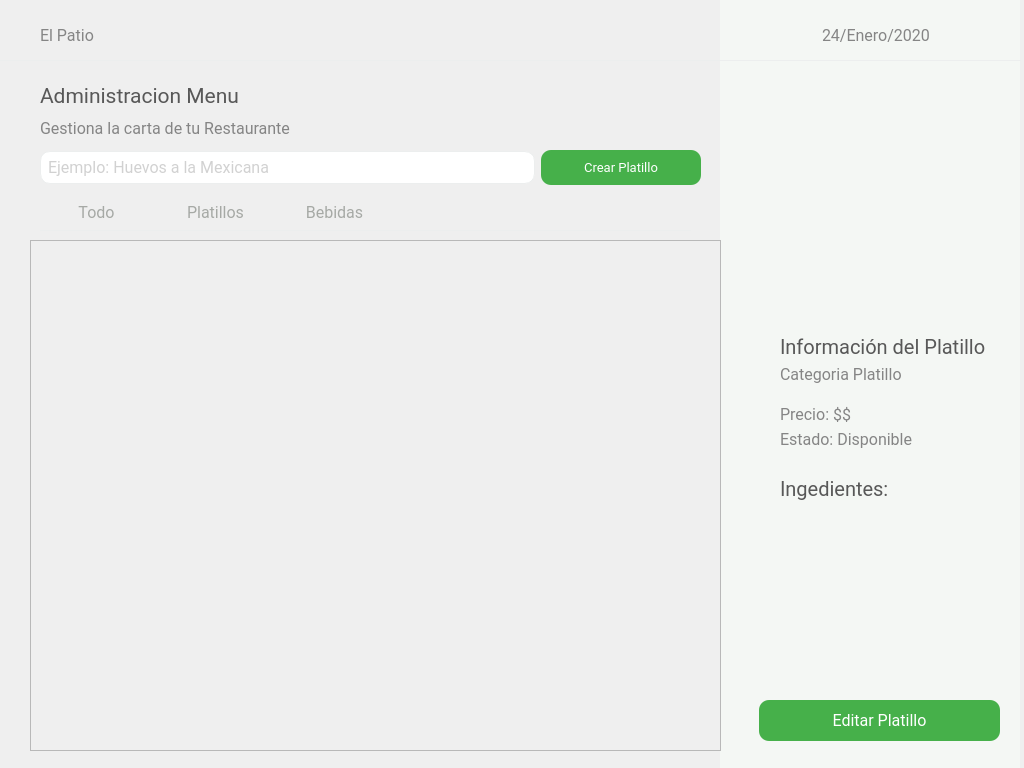
<?xml version="1.0" encoding="UTF-8"?>
<ui version="4.0">
 <class>administrador_crud_platillos</class>
 <widget class="QWidget" name="administrador_crud_platillos">
  <property name="geometry">
   <rect>
    <x>0</x>
    <y>0</y>
    <width>1024</width>
    <height>768</height>
   </rect>
  </property>
  <property name="windowTitle">
   <string>Form</string>
  </property>
  <widget class="QWidget" name="layoutWidget">
   <property name="geometry">
    <rect>
     <x>40</x>
     <y>200</y>
     <width>351</width>
     <height>26</height>
    </rect>
   </property>
   <layout class="QHBoxLayout" name="botonesMenu">
    <item>
     <widget class="QPushButton" name="btnTodo">
      <property name="font">
       <font>
        <family>Roboto</family>
        <pointsize>12</pointsize>
        <weight>50</weight>
        <bold>false</bold>
       </font>
      </property>
      <property name="cursor">
       <cursorShape>PointingHandCursor</cursorShape>
      </property>
      <property name="styleSheet">
       <string notr="true">*{
	border: none;
	color: #A6A9A5;
}

:hover{
	color: #585858;
}
</string>
      </property>
      <property name="text">
       <string>Todo</string>
      </property>
     </widget>
    </item>
    <item>
     <widget class="QPushButton" name="btnPlatillos">
      <property name="font">
       <font>
        <family>Roboto</family>
        <pointsize>12</pointsize>
        <weight>50</weight>
        <bold>false</bold>
       </font>
      </property>
      <property name="cursor">
       <cursorShape>PointingHandCursor</cursorShape>
      </property>
      <property name="styleSheet">
       <string notr="true">*{
	border: none;
	color: #A6A9A5;
}

:hover{
	color: #585858;
}
</string>
      </property>
      <property name="text">
       <string>Platillos</string>
      </property>
     </widget>
    </item>
    <item>
     <widget class="QPushButton" name="btnBebidas">
      <property name="font">
       <font>
        <family>Roboto</family>
        <pointsize>12</pointsize>
        <weight>50</weight>
        <bold>false</bold>
       </font>
      </property>
      <property name="cursor">
       <cursorShape>PointingHandCursor</cursorShape>
      </property>
      <property name="styleSheet">
       <string notr="true">*{
	border: none;
	color: #A6A9A5;
}

:hover{
	color: #585858;
}
</string>
      </property>
      <property name="text">
       <string>Bebidas</string>
      </property>
     </widget>
    </item>
   </layout>
  </widget>
  <widget class="QPushButton" name="btnEditarPlatillo">
   <property name="geometry">
    <rect>
     <x>759</x>
     <y>700</y>
     <width>241</width>
     <height>41</height>
    </rect>
   </property>
   <property name="minimumSize">
    <size>
     <width>150</width>
     <height>35</height>
    </size>
   </property>
   <property name="maximumSize">
    <size>
     <width>16777215</width>
     <height>16777215</height>
    </size>
   </property>
   <property name="font">
    <font>
     <family>Roboto</family>
     <pointsize>12</pointsize>
    </font>
   </property>
   <property name="cursor">
    <cursorShape>PointingHandCursor</cursorShape>
   </property>
   <property name="styleSheet">
    <string notr="true">*{
	color: white;
	border-radius: 10px;
	background-color: #46B04A;
	border: none;
	padding: 5px;
}

:hover{
	background-color: white;
	border: 1px solid #46B04A;
	color: #46B04A;
}</string>
   </property>
   <property name="text">
    <string>Editar Platillo</string>
   </property>
  </widget>
  <widget class="QLabel" name="line_2">
   <property name="geometry">
    <rect>
     <x>40</x>
     <y>230</y>
     <width>651</width>
     <height>1</height>
    </rect>
   </property>
   <property name="styleSheet">
    <string notr="true">background-color: rgb(236, 238, 238);
</string>
   </property>
   <property name="text">
    <string/>
   </property>
  </widget>
  <widget class="QWidget" name="layoutWidget_2">
   <property name="geometry">
    <rect>
     <x>0</x>
     <y>20</y>
     <width>731</width>
     <height>30</height>
    </rect>
   </property>
   <layout class="QHBoxLayout" name="Encabezados2">
    <item>
     <spacer name="horizontalSpacer_4">
      <property name="orientation">
       <enum>Qt::Horizontal</enum>
      </property>
      <property name="sizeType">
       <enum>QSizePolicy::Preferred</enum>
      </property>
      <property name="sizeHint" stdset="0">
       <size>
        <width>40</width>
        <height>20</height>
       </size>
      </property>
     </spacer>
    </item>
    <item>
     <widget class="QLabel" name="elPatio">
      <property name="font">
       <font>
        <family>Roboto</family>
        <pointsize>12</pointsize>
       </font>
      </property>
      <property name="styleSheet">
       <string notr="true">color: rgb(133, 133, 133);
</string>
      </property>
      <property name="text">
       <string>El Patio</string>
      </property>
     </widget>
    </item>
    <item>
     <spacer name="horizontalSpacer_3">
      <property name="orientation">
       <enum>Qt::Horizontal</enum>
      </property>
      <property name="sizeHint" stdset="0">
       <size>
        <width>40</width>
        <height>20</height>
       </size>
      </property>
     </spacer>
    </item>
   </layout>
  </widget>
  <widget class="QLabel" name="line">
   <property name="geometry">
    <rect>
     <x>0</x>
     <y>60</y>
     <width>1021</width>
     <height>1</height>
    </rect>
   </property>
   <property name="styleSheet">
    <string notr="true">background-color: rgb(236, 238, 238);
</string>
   </property>
   <property name="text">
    <string/>
   </property>
  </widget>
  <widget class="QWidget" name="layoutWidget_6">
   <property name="geometry">
    <rect>
     <x>730</x>
     <y>20</y>
     <width>291</width>
     <height>30</height>
    </rect>
   </property>
   <layout class="QHBoxLayout" name="Encabezados">
    <item>
     <spacer name="horizontalSpacer">
      <property name="orientation">
       <enum>Qt::Horizontal</enum>
      </property>
      <property name="sizeHint" stdset="0">
       <size>
        <width>40</width>
        <height>20</height>
       </size>
      </property>
     </spacer>
    </item>
    <item>
     <widget class="QLabel" name="fecha">
      <property name="font">
       <font>
        <family>Roboto</family>
        <pointsize>12</pointsize>
       </font>
      </property>
      <property name="styleSheet">
       <string notr="true">color: rgb(133, 133, 133);
</string>
      </property>
      <property name="text">
       <string>24/Enero/2020</string>
      </property>
     </widget>
    </item>
    <item>
     <spacer name="horizontalSpacer_2">
      <property name="orientation">
       <enum>Qt::Horizontal</enum>
      </property>
      <property name="sizeHint" stdset="0">
       <size>
        <width>40</width>
        <height>20</height>
       </size>
      </property>
     </spacer>
    </item>
   </layout>
  </widget>
  <widget class="QLabel" name="sideBar">
   <property name="geometry">
    <rect>
     <x>720</x>
     <y>0</y>
     <width>300</width>
     <height>768</height>
    </rect>
   </property>
   <property name="styleSheet">
    <string notr="true">background-color: rgb(244, 247, 244);</string>
   </property>
   <property name="text">
    <string/>
   </property>
  </widget>
  <widget class="QScrollArea" name="scrollArea">
   <property name="geometry">
    <rect>
     <x>30</x>
     <y>240</y>
     <width>691</width>
     <height>511</height>
    </rect>
   </property>
   <property name="minimumSize">
    <size>
     <width>0</width>
     <height>0</height>
    </size>
   </property>
   <property name="cursor" stdset="0">
    <cursorShape>ArrowCursor</cursorShape>
   </property>
   <property name="mouseTracking">
    <bool>false</bool>
   </property>
   <property name="styleSheet">
    <string notr="true"/>
   </property>
   <property name="verticalScrollBarPolicy">
    <enum>Qt::ScrollBarAsNeeded</enum>
   </property>
   <property name="horizontalScrollBarPolicy">
    <enum>Qt::ScrollBarAlwaysOff</enum>
   </property>
   <property name="sizeAdjustPolicy">
    <enum>QAbstractScrollArea::AdjustToContents</enum>
   </property>
   <property name="widgetResizable">
    <bool>true</bool>
   </property>
   <widget class="QWidget" name="scrollareaalbum">
    <property name="geometry">
     <rect>
      <x>0</x>
      <y>0</y>
      <width>689</width>
      <height>509</height>
     </rect>
    </property>
    <property name="cursor">
     <cursorShape>PointingHandCursor</cursorShape>
    </property>
    <property name="autoFillBackground">
     <bool>true</bool>
    </property>
    <layout class="QGridLayout" name="gridLayout_2">
     <item row="0" column="0">
      <layout class="QGridLayout" name="gridLayout">
       <property name="sizeConstraint">
        <enum>QLayout::SetMaximumSize</enum>
       </property>
      </layout>
     </item>
    </layout>
   </widget>
  </widget>
  <widget class="QLabel" name="imgPlatillo">
   <property name="geometry">
    <rect>
     <x>780</x>
     <y>91</y>
     <width>200</width>
     <height>200</height>
    </rect>
   </property>
   <property name="minimumSize">
    <size>
     <width>200</width>
     <height>200</height>
    </size>
   </property>
   <property name="maximumSize">
    <size>
     <width>200</width>
     <height>200</height>
    </size>
   </property>
   <property name="styleSheet">
    <string notr="true">border-radius: 10px;</string>
   </property>
   <property name="text">
    <string/>
   </property>
   <property name="pixmap">
    <pixmap resource="../Recursos.qrc">:/iconos/resources/menuPrueba.png</pixmap>
   </property>
   <property name="scaledContents">
    <bool>true</bool>
   </property>
  </widget>
  <widget class="QLabel" name="precioPlatillo">
   <property name="geometry">
    <rect>
     <x>780</x>
     <y>405</y>
     <width>201</width>
     <height>19</height>
    </rect>
   </property>
   <property name="font">
    <font>
     <family>Roboto</family>
     <pointsize>12</pointsize>
    </font>
   </property>
   <property name="styleSheet">
    <string notr="true">color: rgb(133, 133, 133);
</string>
   </property>
   <property name="text">
    <string>Precio: $$</string>
   </property>
  </widget>
  <widget class="QLabel" name="estadoPlatillo">
   <property name="geometry">
    <rect>
     <x>780</x>
     <y>430</y>
     <width>211</width>
     <height>19</height>
    </rect>
   </property>
   <property name="font">
    <font>
     <family>Roboto</family>
     <pointsize>12</pointsize>
    </font>
   </property>
   <property name="styleSheet">
    <string notr="true">color: rgb(133, 133, 133);
</string>
   </property>
   <property name="text">
    <string>Estado: Disponible</string>
   </property>
  </widget>
  <widget class="QLabel" name="nombrePlatillo">
   <property name="geometry">
    <rect>
     <x>780</x>
     <y>298</y>
     <width>206</width>
     <height>61</height>
    </rect>
   </property>
   <property name="font">
    <font>
     <family>Roboto</family>
     <pointsize>15</pointsize>
    </font>
   </property>
   <property name="styleSheet">
    <string notr="true">color: #585858
</string>
   </property>
   <property name="text">
    <string>Información del Platillo</string>
   </property>
   <property name="alignment">
    <set>Qt::AlignBottom|Qt::AlignLeading|Qt::AlignLeft</set>
   </property>
   <property name="wordWrap">
    <bool>true</bool>
   </property>
  </widget>
  <widget class="QLabel" name="categoriaPlatillo">
   <property name="geometry">
    <rect>
     <x>780</x>
     <y>365</y>
     <width>201</width>
     <height>19</height>
    </rect>
   </property>
   <property name="font">
    <font>
     <family>Roboto</family>
     <pointsize>12</pointsize>
    </font>
   </property>
   <property name="styleSheet">
    <string notr="true">color: rgb(133, 133, 133);
</string>
   </property>
   <property name="text">
    <string>Categoria Platillo</string>
   </property>
  </widget>
  <widget class="QWidget" name="layoutWidget">
   <property name="geometry">
    <rect>
     <x>40</x>
     <y>80</y>
     <width>661</width>
     <height>105</height>
    </rect>
   </property>
   <layout class="QVBoxLayout" name="verticalLayout">
    <item>
     <layout class="QVBoxLayout" name="LetrasMenu">
      <property name="spacing">
       <number>1</number>
      </property>
      <item>
       <widget class="QLabel" name="elPatio_2">
        <property name="font">
         <font>
          <family>Roboto</family>
          <pointsize>16</pointsize>
         </font>
        </property>
        <property name="styleSheet">
         <string notr="true">color: #585858
</string>
        </property>
        <property name="text">
         <string>Administracion Menu</string>
        </property>
       </widget>
      </item>
      <item>
       <widget class="QLabel" name="elPatio_3">
        <property name="font">
         <font>
          <family>Roboto</family>
          <pointsize>12</pointsize>
         </font>
        </property>
        <property name="styleSheet">
         <string notr="true">color: rgb(133, 133, 133);
</string>
        </property>
        <property name="text">
         <string>Gestiona la carta de tu Restaurante</string>
        </property>
       </widget>
      </item>
     </layout>
    </item>
    <item>
     <layout class="QHBoxLayout" name="horizontalLayout">
      <item>
       <widget class="QLineEdit" name="ln_nombre_insumo">
        <property name="minimumSize">
         <size>
          <width>350</width>
          <height>30</height>
         </size>
        </property>
        <property name="font">
         <font>
          <family>Roboto</family>
          <pointsize>12</pointsize>
         </font>
        </property>
        <property name="styleSheet">
         <string notr="true">border-radius: 10px;
border: 1px solid #ECEEEE;
padding: 5px;
color:#A4A4A4;</string>
        </property>
        <property name="placeholderText">
         <string>Ejemplo: Huevos a la Mexicana</string>
        </property>
       </widget>
      </item>
      <item>
       <widget class="QPushButton" name="btnCrearPlatillo">
        <property name="minimumSize">
         <size>
          <width>160</width>
          <height>35</height>
         </size>
        </property>
        <property name="maximumSize">
         <size>
          <width>100</width>
          <height>16777215</height>
         </size>
        </property>
        <property name="font">
         <font>
          <family>Roboto</family>
          <pointsize>10</pointsize>
         </font>
        </property>
        <property name="cursor">
         <cursorShape>PointingHandCursor</cursorShape>
        </property>
        <property name="styleSheet">
         <string notr="true">*{
	color: white;
	border-radius: 10px;
	background-color: #46B04A;
	border: none;
	padding: 5px;
}

:hover{
	background-color: white;
	border: 1px solid #46B04A;
	color: #46B04A;
}</string>
        </property>
        <property name="text">
         <string>Crear Platillo</string>
        </property>
       </widget>
      </item>
     </layout>
    </item>
   </layout>
  </widget>
  <widget class="QWidget" name="gridLayoutWidget">
   <property name="geometry">
    <rect>
     <x>780</x>
     <y>510</y>
     <width>211</width>
     <height>181</height>
    </rect>
   </property>
   <layout class="QGridLayout" name="gridIngredientes"/>
  </widget>
  <widget class="QLabel" name="nombrePlatillo_2">
   <property name="geometry">
    <rect>
     <x>780</x>
     <y>470</y>
     <width>206</width>
     <height>31</height>
    </rect>
   </property>
   <property name="font">
    <font>
     <family>Roboto</family>
     <pointsize>15</pointsize>
    </font>
   </property>
   <property name="styleSheet">
    <string notr="true">color: #585858
</string>
   </property>
   <property name="text">
    <string>Ingedientes:</string>
   </property>
   <property name="alignment">
    <set>Qt::AlignBottom|Qt::AlignLeading|Qt::AlignLeft</set>
   </property>
   <property name="wordWrap">
    <bool>true</bool>
   </property>
  </widget>
  <zorder>sideBar</zorder>
  <zorder>layoutWidget</zorder>
  <zorder>layoutWidget</zorder>
  <zorder>btnEditarPlatillo</zorder>
  <zorder>line_2</zorder>
  <zorder>layoutWidget_2</zorder>
  <zorder>line</zorder>
  <zorder>layoutWidget_6</zorder>
  <zorder>scrollArea</zorder>
  <zorder>imgPlatillo</zorder>
  <zorder>precioPlatillo</zorder>
  <zorder>estadoPlatillo</zorder>
  <zorder>nombrePlatillo</zorder>
  <zorder>categoriaPlatillo</zorder>
  <zorder>gridLayoutWidget</zorder>
  <zorder>nombrePlatillo_2</zorder>
 </widget>
 <resources>
  <include location="../Recursos.qrc"/>
 </resources>
 <connections/>
</ui>
